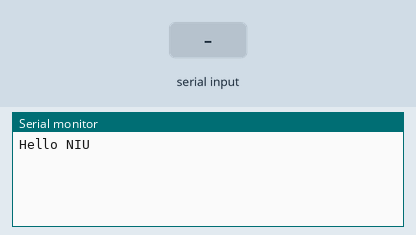
A sketch run on a simulated Arduino Uno, built with avr-gcc and run on an emulated ATmega328P. Parts: the last lines printed to the serial monitor. The test bench sets the inputs (shaded band).

Above: at 1.2 s.
1.3 s: "1" received over Serial
At 1.7 s:
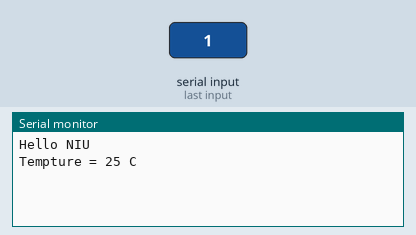
2.8 s: "2" received over Serial
At 4.1 s:
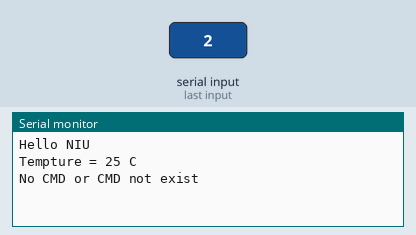

Measured:
- after the input at 1.3 s, the serial monitor: prints a new line at once (image 1)
- after the input at 2.8 s, the serial monitor: prints a new line at once (image 2)

The sketch:

AmbientMonitor_CLI_Base.ino
```cpp
enum CMD{
  CONNECT_STATUS = '0',
  READ_TEMP,
  READ_HUMIDITY
};

void setup() {
    // put your setup code here, to run once:
    Serial.begin(115200);
    Serial.println("Hello NIU");

}

void loop() {
  // 如果有訊息傳入氣象站
  if (Serial.available()>0){
    int recVal = Serial.read(); //讀取buffer中的內容

    switch (recVal){
      case '0':
        //help CMD menu
        Serial.println("Hello NIU");
        break;
      case '1':
        Serial.println("Tempture = 25 C");
        break;
      default:
        Serial.println("No CMD or CMD not exist");
        break;
    }
  }
}
```
